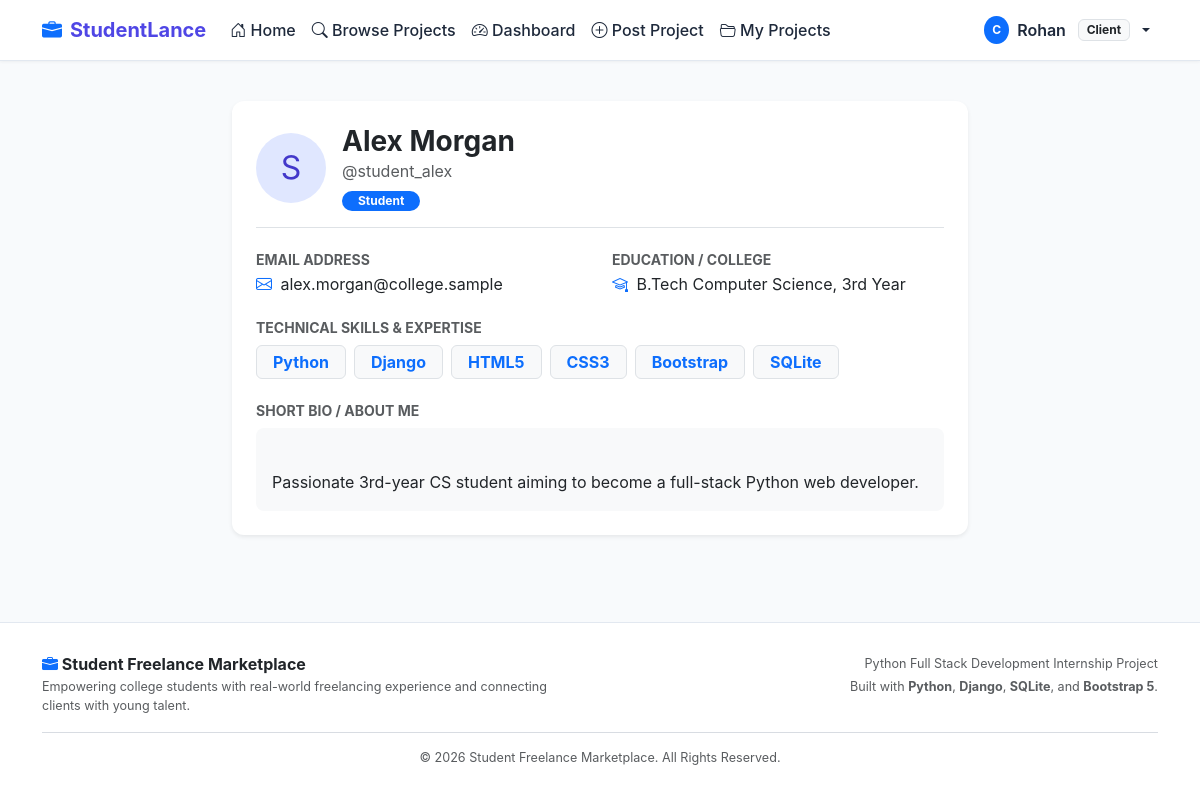
The page /profile/student_alex/ (signed in) on the database its author committed.
### marketplace/models.py (models this page shows, shortened)
class Profile(models.Model):
    ROLE_CHOICES = [
        ('Student', 'Student'),
        ('Client', 'Client'),
    ]
    user = models.OneToOneField(User, on_delete=models.CASCADE, related_name='profile')
    role = models.CharField(max_length=20, choices=ROLE_CHOICES)
    skills = models.TextField(blank=True, help_text="Comma-separated list of skills (e.g. Python, Django, HTML, CSS)")
    bio = models.TextField(blank=True, help_text="Short biography about yourself or your company")
    education = models.CharField(max_length=200, blank=True, help_text="College/University or degree")

### marketplace/views.py (the view)
# urls.py: path('profile/', views.student_profile, name='student_profile'),
@login_required
def student_profile(request, username=None):
    if username:
        user_obj = get_object_or_404(User, username=username)
    else:
        user_obj = request.user
    profile, created = Profile.objects.get_or_create(user=user_obj, defaults={'role': 'Student'})
    accepted_count = 0
    if profile.role == 'Student':
        accepted_count = Proposal.objects.filter(student=user_obj, status='Accepted').count()
    context = {
        'profile_user': user_obj,
        'profile': profile,
        'accepted_count': accepted_count,
        'is_own_profile': (request.user == user_obj),
    }
    return render(request, 'marketplace/student_profile.html', context)

### marketplace/templates/marketplace/student_profile.html (shortened to what this page needs)
{% extends 'marketplace/base.html' %}
{% block content %}
<div class="row justify-content-center">
    <div class="col-lg-8">
        <div class="card custom-card border-0 shadow-sm p-4 bg-white mb-4">
            <div class="d-flex flex-wrap justify-content-between align-items-center pb-3 border-bottom mb-4">
                <div class="d-flex align-items-center gap-3">
                    <div class="stat-icon bg-indigo rounded-circle fs-2" style="width: 70px; height: 70px;">
                        {{ profile_user.username|first|upper }}
                    </div>
                    <div>
                        <h3 class="fw-bold mb-0">
                            {{ profile_user.first_name }} {{ profile_user.last_name }}
                        </h3>
                        <p class="text-muted mb-1">@{{ profile_user.username }}</p>
                        <span class="badge bg-primary text-white px-3 py-1 rounded-pill">
                            {{ profile.role }}
                        </span>
                    </div>
                </div>
            </div>
            <div class="row g-4 mb-4">
                <div class="col-md-6">
                    <h6 class="fw-bold text-muted small text-uppercase mb-1">Email Address</h6>
                    <p class="fs-6 text-dark mb-0">
                        <i class="bi bi-envelope text-primary me-1"></i> {{ profile_user.email|default:"Not provided" }}
                    </p>
                </div>
                <div class="col-md-6">
                    <h6 class="fw-bold text-muted small text-uppercase mb-1">Education / College</h6>
                    <p class="fs-6 text-dark mb-0">
                        <i class="bi bi-mortarboard text-primary me-1"></i> {{ profile.education|default:"Not specified" }}
                    </p>
                </div>
            </div>
            <div class="mb-4">
                <h6 class="fw-bold text-muted small text-uppercase mb-2">Technical Skills & Expertise</h6>
                {% if profile.skills %}
                    <div class="d-flex flex-wrap gap-2">
                        {% for skill in profile.skills.split %}
                            <span class="badge bg-light text-primary border px-3 py-2 fs-6">
                                {{ skill|cut:"," }}
                            </span>
                        {% endfor %}
                    </div>
                {% else %}
                    <p class="text-muted small mb-0">No skills added yet.</p>
                {% endif %}
            </div>
            <div>
                <h6 class="fw-bold text-muted small text-uppercase mb-2">Short Bio / About Me</h6>
                <div class="p-3 bg-light rounded-3 text-dark" style="white-space: pre-line; line-height: 1.6;">
                    {{ profile.bio|default:"No bio provided yet. Click 'Edit Profile' to introduce yourself to potential clients." }}
                </div>
            </div>
        </div>
    </div>
</div>
{% endblock %}

### marketplace/templates/marketplace/base.html (shortened to what this page needs)
{% load static %}
<!DOCTYPE html>
<html lang="en">
<head>
    <link href="https://cdn.jsdelivr.net/npm/bootstrap@5.3.3/dist/css/bootstrap.min.css" rel="stylesheet">
    <link href="https://cdn.jsdelivr.net/npm/bootstrap-icons@1.11.3/font/bootstrap-icons.min.css" rel="stylesheet">
    <link rel="stylesheet" href="{% static 'marketplace/css/style.css' %}">
</head>
<body>
    <nav class="navbar navbar-expand-lg navbar-custom sticky-top">
        <div class="container">
            <a class="navbar-brand" href="{% url 'home' %}">
                <i class="bi bi-briefcase-fill text-primary"></i>
                <span>StudentLance</span>
            </a>
            <div class="collapse navbar-collapse" id="navbarContent">
                <ul class="navbar-nav me-auto mb-2 mb-lg-0">
                    <li class="nav-item">
                        <a class="nav-link {% if request.resolver_match.url_name == 'home' %}active{% endif %}" href="{% url 'home' %}">
                            <i class="bi bi-house-door"></i> Home
                        </a>
                    </li>
                    <li class="nav-item">
                        <a class="nav-link {% if request.resolver_match.url_name == 'projects' %}active{% endif %}" href="{% url 'projects' %}">
                            <i class="bi bi-search"></i> Browse Projects
                        </a>
                    </li>
                    {% if user.is_authenticated %}
                        {% if user.profile.role == 'Student' %}
                            <li class="nav-item">
                                <a class="nav-link {% if request.resolver_match.url_name == 'student_dashboard' %}active{% endif %}" href="{% url 'student_dashboard' %}">
                                    <i class="bi bi-speedometer2"></i> Dashboard
                                </a>
                            </li>
                            <li class="nav-item">
                                <a class="nav-link {% if request.resolver_match.url_name == 'my_proposals' %}active{% endif %}" href="{% url 'my_proposals' %}">
                                    <i class="bi bi-file-earmark-text"></i> My Proposals
                                </a>
                            </li>
                        {% elif user.profile.role == 'Client' %}
                            <li class="nav-item">
                                <a class="nav-link {% if request.resolver_match.url_name == 'client_dashboard' %}active{% endif %}" href="{% url 'client_dashboard' %}">
                                    <i class="bi bi-speedometer2"></i> Dashboard
                                </a>
                            </li>
                            <li class="nav-item">
                                <a class="nav-link {% if request.resolver_match.url_name == 'post_project' %}active{% endif %}" href="{% url 'post_project' %}">
                                    <i class="bi bi-plus-circle"></i> Post Project
                                </a>
                            </li>
                            <li class="nav-item">
                                <a class="nav-link {% if request.resolver_match.url_name == 'my_projects' %}active{% endif %}" href="{% url 'my_projects' %}">
                                    <i class="bi bi-folder2-open"></i> My Projects
                                </a>
                            </li>
                        {% endif %}
                    {% endif %}
                </ul>
                <ul class="navbar-nav ms-auto align-items-lg-center">
                    {% if user.is_authenticated %}
                        <li class="nav-item dropdown">
                            <a class="nav-link dropdown-toggle d-flex align-items-center gap-2" href="#" id="userDropdown" role="button" data-bs-toggle="dropdown" aria-expanded="false">
                                <span class="badge bg-primary rounded-circle p-2">
                                    {{ user.username|first|upper }}
                                </span>
                                <span class="fw-semibold">{{ user.first_name|default:user.username }}</span>
                                <span class="badge bg-light text-dark border ms-1">{{ user.profile.role|default:"User" }}</span>
                            </a>
                        </li>
                    {% endif %}
                </ul>
            </div>
        </div>
    </nav>
    <main class="container my-4">
        {% block content %}{% endblock %}
    </main>
    <footer class="footer-custom mt-auto">
        <div class="container">
            <div class="row gy-3">
                <div class="col-md-6 text-center text-md-start">
                    <h6 class="fw-bold text-dark mb-1">
                        <i class="bi bi-briefcase-fill text-primary"></i> Student Freelance Marketplace
                    </h6>
                    <p class="mb-0 text-muted small">
                        Empowering college students with real-world freelancing experience and connecting clients with young talent.
                    </p>
                </div>
                <div class="col-md-6 text-center text-md-end">
                    <p class="mb-1 text-muted small">
                        Python Full Stack Development Internship Project
                    </p>
                    <p class="mb-0 text-muted small">
                        Built with <strong>Python</strong>, <strong>Django</strong>, <strong>SQLite</strong>, and <strong>Bootstrap 5</strong>.
                    </p>
                </div>
            </div>
            <hr class="my-3 opacity-25">
            <div class="text-center text-muted small">
                &copy; {% now "Y" %} Student Freelance Marketplace. All Rights Reserved.
            </div>
        </div>
    </footer>
</body>
</html>

### marketplace/static/marketplace/css/style.css (style rules this page uses)
:root { --primary-color: #4f46e5; --primary-hover: #4338ca; --primary-light: #e0e7ff; --secondary-color: #0ea5e9; --dark-text: #1e293b; --muted-text: #64748b; --body-bg: #f8fafc; --card-bg: #ffffff; --border-color: #e2e8f0; --success-color: #10b981; --warning-color: #f59e0b; --danger-color: #ef4444; }
body { font-family: -apple-system, BlinkMacSystemFont, "Segoe UI", Roboto, "Helvetica Neue", Arial, sans-serif; background-color: var(--body-bg); color: var(--dark-text); min-height: 100vh; display: flex; flex-direction: column; }
main { flex: 1; }
.navbar-custom { background-color: #ffffff; border-bottom: 1px solid var(--border-color); box-shadow: 0 1px 3px 0 rgba(0, 0, 0, 0.05); }
.navbar-brand { font-weight: 700; color: var(--primary-color) !important; display: flex; align-items: center; gap: 0.5rem; font-size: 1.25rem; }
.navbar-nav .nav-link { color: var(--dark-text); font-weight: 500; padding: 0.5rem 0.85rem; transition: color 0.2s ease; }
.custom-card { background: var(--card-bg); border: 1px solid var(--border-color); border-radius: 0.75rem; box-shadow: 0 2px 4px rgba(0, 0, 0, 0.04); transition: transform 0.2s ease, box-shadow 0.2s ease; }
.stat-icon { width: 50px; height: 50px; border-radius: 0.6rem; display: flex; align-items: center; justify-content: center; font-size: 1.5rem; }
.stat-icon.bg-indigo { background-color: #e0e7ff; color: #4338ca; }
.footer-custom { background-color: #ffffff; border-top: 1px solid var(--border-color); padding: 2rem 0; margin-top: 3.5rem; color: var(--muted-text); font-size: 0.9rem; }

### marketplace/templates/marketplace/base.html (style rules this page uses)
:root { --primary-color: #4f46e5; --primary-hover: #4338ca; --primary-light: #e0e7ff; --secondary-color: #0ea5e9; --dark-text: #1e293b; --muted-text: #64748b; --body-bg: #f8fafc; --card-bg: #ffffff; --border-color: #e2e8f0; --success-color: #10b981; --warning-color: #f59e0b; --danger-color: #ef4444; }
body { font-family: -apple-system, BlinkMacSystemFont, "Segoe UI", Roboto, "Helvetica Neue", Arial, sans-serif; background-color: var(--body-bg); color: var(--dark-text); min-height: 100vh; display: flex; flex-direction: column; }
main { flex: 1; }
.navbar-custom { background-color: #ffffff; border-bottom: 1px solid var(--border-color); box-shadow: 0 1px 3px 0 rgba(0, 0, 0, 0.05); }
.navbar-brand { font-weight: 700; color: var(--primary-color) !important; display: flex; align-items: center; gap: 0.5rem; font-size: 1.25rem; }
.navbar-nav .nav-link { color: var(--dark-text); font-weight: 500; padding: 0.5rem 0.85rem; transition: color 0.2s ease; }
.custom-card { background: var(--card-bg); border: 1px solid var(--border-color); border-radius: 0.75rem; box-shadow: 0 2px 4px rgba(0, 0, 0, 0.04); transition: transform 0.2s ease, box-shadow 0.2s ease; }
.stat-icon { width: 50px; height: 50px; border-radius: 0.6rem; display: flex; align-items: center; justify-content: center; font-size: 1.5rem; }
.stat-icon.bg-indigo { background-color: #e0e7ff !important; color: #4338ca !important; }
.footer-custom { background-color: #ffffff; border-top: 1px solid var(--border-color); padding: 2rem 0; margin-top: 3.5rem; color: var(--muted-text); font-size: 0.9rem; }

### rows shown on the page
Profile: role "Student", education "B.Tech Computer Science, 3rd Year", bio "Passionate 3rd-year CS student aiming to become a full-stack Python web developer."

### other values the page prints
{{ user.username|first|upper }} "C"
{{ user.first_name|default:user.username }} "Rohan"
{{ user.profile.role|default:"User" }} "Client"
{{ profile_user.username|first|upper }} "S"
{{ profile_user.first_name }} "Alex"
{{ profile_user.last_name }} "Morgan"
{{ profile_user.username }} "student_alex"
{{ profile_user.email|default:"Not provided" }} "alex.morgan@college.sample"
{{ skill|cut:"," }} "Python" "Django" "HTML5" "CSS3" "Bootstrap" "SQLite"
